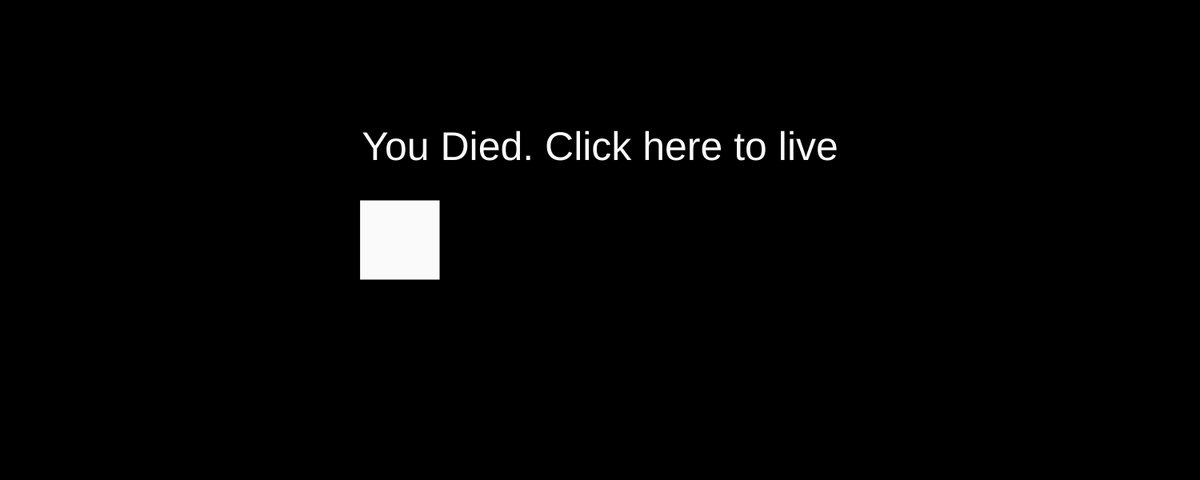
Frame 1 (no input)
Frame 60 (no input): identical to frame 1, image omitted
Frame 120 (the mouse pressed at the canvas centre since frame 60): identical to frame 1, image omitted

The p5.js sketch that drew this single still picture (run headless with seeded random() and noise() and a simulated clock; from frame 60 on, the mouse is pressed at the canvas centre):

// p5.js sketch
// ── sketch.js
let IsDead = 1;


function setup() {
  createCanvas(1500, 600);
}

function draw() {
  
  textSize(50);
  if (IsDead == 0) {
    background(220);
    fill(0)
    textAlign(CENTER);
    text('Do You Want To Die?',(width/2),200);
    fill(250);
    rect((width/2)-50,250,100,100);
    fill(0);
    text('Yes',width/2,310);
  }
  if (IsDead == 1) {
    background(0);
    fill(250);
    textAlign(CENTER);
    text('You Died. Click here to live', (width/2),200);
    rect((width/3)-50,250,100,100);
  }
}

function mousePressed() {
  if (IsDead == 0) {
    if (mouseX > (width/2)-50 && mouseX < (width/2)+50 && mouseY > 250 && mouseY < 250+100) {
      IsDead = 1;
    }
  }
  if (IsDead == 1) {
    if (mouseX > (width/3)-50 && mouseX < (width/3)+50 && mouseY > 250 && mouseY < 250+100) {
      IsDead = 0;
    }
  }
}
